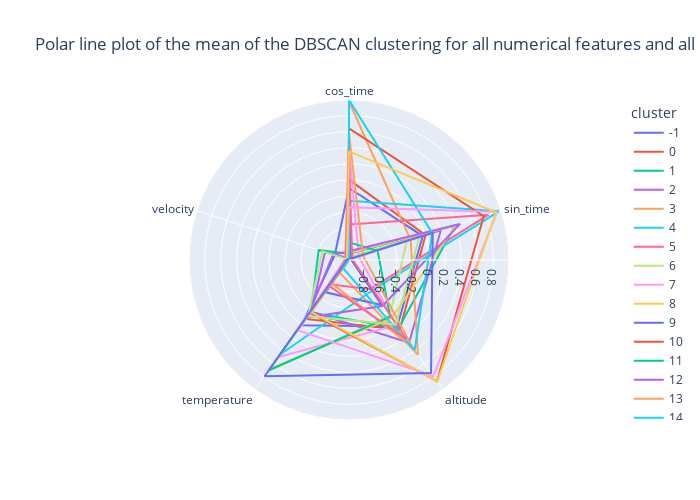
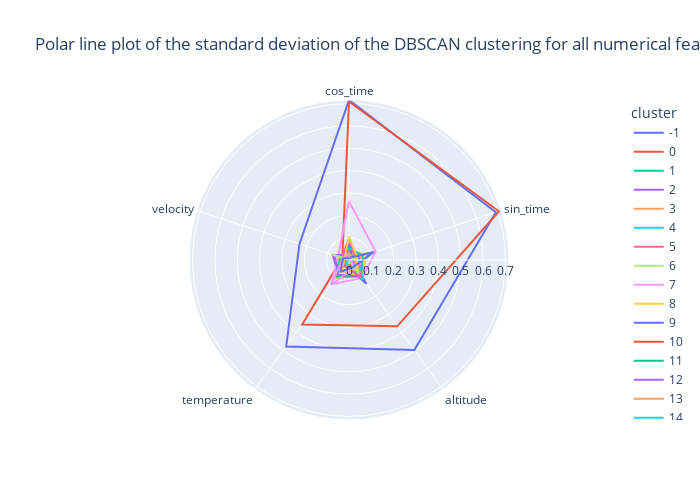

Source (notebook cell) for these figures, in order:
### Code cell
print('Min points: ', minPts)
dbscan(df, 0.20, minPts, True)

### Figure 1 — Plotly figure (JSON) as saved in the notebook; plotly's stock layout.template omitted (floating-point values rounded to 4 significant figures)
{"data": [{"hovertemplate": "cluster=-1<br>value=%{r}<br>variable=%{theta}<extra></extra>", "legendgroup": "-1", "line": {"color": "#636efa", "dash": "solid"}, "marker": {"symbol": "circle"}, "mode": "lines", "name": "-1", "r": [-0.1016, -0.03265, 0.02431, 0.007207, -0.8102, -0.1016], "showlegend": true, "subplot": "polar", "theta": ["cos_time", "sin_time", "altitude", "temperature", "velocity", "cos_time"], "type": "scatterpolar"}, {"hovertemplate": "cluster=0<br>value=%{r}<br>variable=%{theta}<extra></extra>", "legendgroup": "0", "line": {"color": "#EF553B", "dash": "solid"}, "marker": {"symbol": "circle"}, "mode": "lines", "name": "0", "r": [0.002892, 0.004177, 0.07558, -0.08876, -0.9715, 0.002892], "showlegend": true, "subplot": "polar", "theta": ["cos_time", "sin_time", "altitude", "temperature", "velocity", "cos_time"], "type": "scatterpolar"}, {"hovertemplate": "cluster=1<br>value=%{r}<br>variable=%{theta}<extra></extra>", "legendgroup": "1", "line": {"color": "#00cc96", "dash": "solid"}, "marker": {"symbol": "circle"}, "mode": "lines", "name": "1", "r": [-0.9194, 0.3917, 0.053, -0.1913, -0.6007, -0.9194], "showlegend": true, "subplot": "polar", "theta": ["cos_time", "sin_time", "altitude", "temperature", "velocity", "cos_time"], "type": "scatterpolar"}, {"hovertemplate": "cluster=2<br>value=%{r}<br>variable=%{theta}<extra></extra>", "legendgroup": "2", "line": {"color": "#ab63fa", "dash": "solid"}, "marker": {"symbol": "circle"}, "mode": "lines", "name": "2", "r": [-0.9752, 0.2044, 0.2756, -0.2019, -0.6828, -0.9752], "showlegend": true, "subplot": "polar", "theta": ["cos_time", "sin_time", "altitude", "temperature", "velocity", "cos_time"], "type": "scatterpolar"}, {"hovertemplate": "cluster=3<br>value=%{r}<br>variable=%{theta}<extra></extra>", "legendgroup": "3", "line": {"color": "#FFA15A", "dash": "solid"}, "marker": {"symbol": "circle"}, "mode": "lines", "name": "3", "r": [0.9798, -0.1907, 0.4637, -0.8012, -0.9957, 0.9798], "showlegend": true, "subplot": "polar", "theta": ["cos_time", "sin_time", "altitude", "temperature", "velocity", "cos_time"], "type": "scatterpolar"}, {"hovertemplate": "cluster=4<br>value=%{r}<br>variable=%{theta}<extra></extra>", "legendgroup": "4", "line": {"color": "#19d3f3", "dash": "solid"}, "marker": {"symbol": "circle"}, "mode": "lines", "name": "4", "r": [-0.2591, 0.9646, -0.5205, 0.4534, -0.9635, -0.2591], "showlegend": true, "subplot": "polar", "theta": ["cos_time", "sin_time", "altitude", "temperature", "velocity", "cos_time"], "type": "scatterpolar"}, {"hovertemplate": "cluster=5<br>value=%{r}<br>variable=%{theta}<extra></extra>", "legendgroup": "5", "line": {"color": "#FF6692", "dash": "solid"}, "marker": {"symbol": "circle"}, "mode": "lines", "name": "5", "r": [-0.5557, 0.8295, -0.5489, -0.6228, -0.9682, -0.5557], "showlegend": true, "subplot": "polar", "theta": ["cos_time", "sin_time", "altitude", "temperature", "velocity", "cos_time"], "type": "scatterpolar"}, {"hovertemplate": "cluster=6<br>value=%{r}<br>variable=%{theta}<extra></extra>", "legendgroup": "6", "line": {"color": "#B6E880", "dash": "solid"}, "marker": {"symbol": "circle"}, "mode": "lines", "name": "6", "r": [-0.9644, -0.2426, -0.1353, 0.7112, -0.9944, -0.9644], "showlegend": true, "subplot": "polar", "theta": ["cos_time", "sin_time", "altitude", "temperature", "velocity", "cos_time"], "type": "scatterpolar"}, {"hovertemplate": "cluster=7<br>value=%{r}<br>variable=%{theta}<extra></extra>", "legendgroup": "7", "line": {"color": "#FF97FF", "dash": "solid"}, "marker": {"symbol": "circle"}, "mode": "lines", "name": "7", "r": [0.402, -0.8694, 0.005681, 0.4964, -0.9532, 0.402], "showlegend": true, "subplot": "polar", "theta": ["cos_time", "sin_time", "altitude", "temperature", "velocity", "cos_time"], "type": "scatterpolar"}, {"hovertemplate": "cluster=8<br>value=%{r}<br>variable=%{theta}<extra></extra>", "legendgroup": "8", "line": {"color": "#FECB52", "dash": "solid"}, "marker": {"symbol": "circle"}, "mode": "lines", "name": "8", "r": [-0.9108, 0.404, -0.1007, 0.6762, -0.9676, -0.9108], "showlegend": true, "subplot": "polar", "theta": ["cos_time", "sin_time", "altitude", "temperature", "velocity", "cos_time"], "type": "scatterpolar"}, {"hovertemplate": "cluster=9<br>value=%{r}<br>variable=%{theta}<extra></extra>", "legendgroup": "9", "line": {"color": "#636efa", "dash": "solid"}, "marker": {"symbol": "circle"}, "mode": "lines", "name": "9", "r": [-0.2226, -0.9722, -0.3064, -0.5002, -0.9851, -0.2226], "showlegend": true, "subplot": "polar", "theta": ["cos_time", "sin_time", "altitude", "temperature", "velocity", "cos_time"], "type": "scatterpolar"}, {"hovertemplate": "cluster=10<br>value=%{r}<br>variable=%{theta}<extra></extra>", "legendgroup": "10", "line": {"color": "#EF553B", "dash": "solid"}, "marker": {"symbol": "circle"}, "mode": "lines", "name": "10", "r": [0.6412, 0.7664, 0.8679, -0.1807, -0.9815, 0.6412], "showlegend": true, "subplot": "polar", "theta": ["cos_time", "sin_time", "altitude", "temperature", "velocity", "cos_time"], "type": "scatterpolar"}, {"hovertemplate": "cluster=11<br>value=%{r}<br>variable=%{theta}<extra></extra>", "legendgroup": "11", "line": {"color": "#00cc96", "dash": "solid"}, "marker": {"symbol": "circle"}, "mode": "lines", "name": "11", "r": [-0.7781, -0.6231, -0.127, 0.6996, -0.9762, -0.7781], "showlegend": true, "subplot": "polar", "theta": ["cos_time", "sin_time", "altitude", "temperature", "velocity", "cos_time"], "type": "scatterpolar"}, {"hovertemplate": "cluster=12<br>value=%{r}<br>variable=%{theta}<extra></extra>", "legendgroup": "12", "line": {"color": "#ab63fa", "dash": "solid"}, "marker": {"symbol": "circle"}, "mode": "lines", "name": "12", "r": [-0.8882, 0.4567, -0.2892, -0.1129, -0.7883, -0.8882], "showlegend": true, "subplot": "polar", "theta": ["cos_time", "sin_time", "altitude", "temperature", "velocity", "cos_time"], "type": "scatterpolar"}, {"hovertemplate": "cluster=13<br>value=%{r}<br>variable=%{theta}<extra></extra>", "legendgroup": "13", "line": {"color": "#FFA15A", "dash": "solid"}, "marker": {"symbol": "circle"}, "mode": "lines", "name": "13", "r": [0.5785, -0.8149, 0.3532, -0.6377, -0.9502, 0.5785], "showlegend": true, "subplot": "polar", "theta": ["cos_time", "sin_time", "altitude", "temperature", "velocity", "cos_time"], "type": "scatterpolar"}, {"hovertemplate": "cluster=14<br>value=%{r}<br>variable=%{theta}<extra></extra>", "legendgroup": "14", "line": {"color": "#19d3f3", "dash": "solid"}, "marker": {"symbol": "circle"}, "mode": "lines", "name": "14", "r": [0.9951, 0.09238, 0.3928, -0.8737, -0.9981, 0.9951], "showlegend": true, "subplot": "polar", "theta": ["cos_time", "sin_time", "altitude", "temperature", "velocity", "cos_time"], "type": "scatterpolar"}, {"hovertemplate": "cluster=15<br>value=%{r}<br>variable=%{theta}<extra></extra>", "legendgroup": "15", "line": {"color": "#FF6692", "dash": "solid"}, "marker": {"symbol": "circle"}, "mode": "lines", "name": "15", "r": [0.2792, -0.9552, 0.2222, -0.5921, -0.955, 0.2792], "showlegend": true, "subplot": "polar", "theta": ["cos_time", "sin_time", "altitude", "temperature", "velocity", "cos_time"], "type": "scatterpolar"}, {"hovertemplate": "cluster=16<br>value=%{r}<br>variable=%{theta}<extra></extra>", "legendgroup": "16", "line": {"color": "#B6E880", "dash": "solid"}, "marker": {"symbol": "circle"}, "mode": "lines", "name": "16", "r": [-0.9965, -0.07809, -0.006604, -0.1304, -0.649, -0.9965], "showlegend": true, "subplot": "polar", "theta": ["cos_time", "sin_time", "altitude", "temperature", "velocity", "cos_time"], "type": "scatterpolar"}, {"hovertemplate": "cluster=17<br>value=%{r}<br>variable=%{theta}<extra></extra>", "legendgroup": "17", "line": {"color": "#FF97FF", "dash": "solid"}, "marker": {"symbol": "circle"}, "mode": "lines", "name": "17", "r": [-0.3411, 0.9398, 0.7916, 0.08509, -0.9712, -0.3411], "showlegend": true, "subplot": "polar", "theta": ["cos_time", "sin_time", "altitude", "temperature", "velocity", "cos_time"], "type": "scatterpolar"}, {"hovertemplate": "cluster=18<br>value=%{r}<br>variable=%{theta}<extra></extra>", "legendgroup": "18", "line": {"color": "#FECB52", "dash": "solid"}, "marker": {"symbol": "circle"}, "mode": "lines", "name": "18", "r": [0.3557, 0.9285, 0.8723, -0.1957, -0.9715, 0.3557], "showlegend": true, "subplot": "polar", "theta": ["cos_time", "sin_time", "altitude", "temperature", "velocity", "cos_time"], "type": "scatterpolar"}, {"hovertemplate": "cluster=19<br>value=%{r}<br>variable=%{theta}<extra></extra>", "legendgroup": "19", "line": {"color": "#636efa", "dash": "solid"}, "marker": {"symbol": "circle"}, "mode": "lines", "name": "19", "r": [-0.989, 0.09817, 0.7406, 0.7913, -0.9731, -0.989], "showlegend": true, "subplot": "polar", "theta": ["cos_time", "sin_time", "altitude", "temperature", "velocity", "cos_time"], "type": "scatterpolar"}], "layout": {"height": 500, "legend": {"title": {"text": "cluster"}, "tracegroupgap": 0}, "polar": {"angularaxis": {"direction": "clockwise", "rotation": 90}, "domain": {"x": [0, 1], "y": [0, 1]}}, "title": {"text": "Polar line plot of the mean of the DBSCAN clustering for all numerical features and all data"}, "width": 700}}

### Figure 2 — Plotly figure (JSON) as saved in the notebook; plotly's stock layout.template omitted (floating-point values rounded to 4 significant figures)
{"data": [{"hovertemplate": "cluster=-1<br>value=%{r}<br>variable=%{theta}<extra></extra>", "legendgroup": "-1", "line": {"color": "#636efa", "dash": "solid"}, "marker": {"symbol": "circle"}, "mode": "lines", "name": "-1", "r": [0.7159, 0.6907, 0.4974, 0.478, 0.233, 0.7159], "showlegend": true, "subplot": "polar", "theta": ["cos_time", "sin_time", "altitude", "temperature", "velocity", "cos_time"], "type": "scatterpolar"}, {"hovertemplate": "cluster=0<br>value=%{r}<br>variable=%{theta}<extra></extra>", "legendgroup": "0", "line": {"color": "#EF553B", "dash": "solid"}, "marker": {"symbol": "circle"}, "mode": "lines", "name": "0", "r": [0.709, 0.7052, 0.3667, 0.3562, 0.03143, 0.709], "showlegend": true, "subplot": "polar", "theta": ["cos_time", "sin_time", "altitude", "temperature", "velocity", "cos_time"], "type": "scatterpolar"}, {"hovertemplate": "cluster=1<br>value=%{r}<br>variable=%{theta}<extra></extra>", "legendgroup": "1", "line": {"color": "#00cc96", "dash": "solid"}, "marker": {"symbol": "circle"}, "mode": "lines", "name": "1", "r": [0.01493, 0.03443, 0.06346, 0.0251, 0.04806, 0.01493], "showlegend": true, "subplot": "polar", "theta": ["cos_time", "sin_time", "altitude", "temperature", "velocity", "cos_time"], "type": "scatterpolar"}, {"hovertemplate": "cluster=2<br>value=%{r}<br>variable=%{theta}<extra></extra>", "legendgroup": "2", "line": {"color": "#ab63fa", "dash": "solid"}, "marker": {"symbol": "circle"}, "mode": "lines", "name": "2", "r": [0.01934, 0.0842, 0.09119, 0.08168, 0.07637, 0.01934], "showlegend": true, "subplot": "polar", "theta": ["cos_time", "sin_time", "altitude", "temperature", "velocity", "cos_time"], "type": "scatterpolar"}, {"hovertemplate": "cluster=3<br>value=%{r}<br>variable=%{theta}<extra></extra>", "legendgroup": "3", "line": {"color": "#FFA15A", "dash": "solid"}, "marker": {"symbol": "circle"}, "mode": "lines", "name": "3", "r": [0.01325, 0.06095, 0.02634, 0, 0.008929, 0.01325], "showlegend": true, "subplot": "polar", "theta": ["cos_time", "sin_time", "altitude", "temperature", "velocity", "cos_time"], "type": "scatterpolar"}, {"hovertemplate": "cluster=4<br>value=%{r}<br>variable=%{theta}<extra></extra>", "legendgroup": "4", "line": {"color": "#19d3f3", "dash": "solid"}, "marker": {"symbol": "circle"}, "mode": "lines", "name": "4", "r": [0.04983, 0.01264, 0.05298, 0, 0.04157, 0.04983], "showlegend": true, "subplot": "polar", "theta": ["cos_time", "sin_time", "altitude", "temperature", "velocity", "cos_time"], "type": "scatterpolar"}, {"hovertemplate": "cluster=5<br>value=%{r}<br>variable=%{theta}<extra></extra>", "legendgroup": "5", "line": {"color": "#FF6692", "dash": "solid"}, "marker": {"symbol": "circle"}, "mode": "lines", "name": "5", "r": [0.04787, 0.03199, 0.09898, 0.02622, 0.02302, 0.04787], "showlegend": true, "subplot": "polar", "theta": ["cos_time", "sin_time", "altitude", "temperature", "velocity", "cos_time"], "type": "scatterpolar"}, {"hovertemplate": "cluster=6<br>value=%{r}<br>variable=%{theta}<extra></extra>", "legendgroup": "6", "line": {"color": "#B6E880", "dash": "solid"}, "marker": {"symbol": "circle"}, "mode": "lines", "name": "6", "r": [0.02473, 0.1067, 0.06696, 0.1079, 0.004881, 0.02473], "showlegend": true, "subplot": "polar", "theta": ["cos_time", "sin_time", "altitude", "temperature", "velocity", "cos_time"], "type": "scatterpolar"}, {"hovertemplate": "cluster=7<br>value=%{r}<br>variable=%{theta}<extra></extra>", "legendgroup": "7", "line": {"color": "#FF97FF", "dash": "solid"}, "marker": {"symbol": "circle"}, "mode": "lines", "name": "7", "r": [0.2623, 0.125, 0.1006, 0.1338, 0.05177, 0.2623], "showlegend": true, "subplot": "polar", "theta": ["cos_time", "sin_time", "altitude", "temperature", "velocity", "cos_time"], "type": "scatterpolar"}, {"hovertemplate": "cluster=8<br>value=%{r}<br>variable=%{theta}<extra></extra>", "legendgroup": "8", "line": {"color": "#FECB52", "dash": "solid"}, "marker": {"symbol": "circle"}, "mode": "lines", "name": "8", "r": [0.03378, 0.08039, 0.09949, 0.06165, 0.05339, 0.03378], "showlegend": true, "subplot": "polar", "theta": ["cos_time", "sin_time", "altitude", "temperature", "velocity", "cos_time"], "type": "scatterpolar"}, {"hovertemplate": "cluster=9<br>value=%{r}<br>variable=%{theta}<extra></extra>", "legendgroup": "9", "line": {"color": "#636efa", "dash": "solid"}, "marker": {"symbol": "circle"}, "mode": "lines", "name": "9", "r": [0.07345, 0.01724, 0.1321, 0.02581, 0.01716, 0.07345], "showlegend": true, "subplot": "polar", "theta": ["cos_time", "sin_time", "altitude", "temperature", "velocity", "cos_time"], "type": "scatterpolar"}, {"hovertemplate": "cluster=10<br>value=%{r}<br>variable=%{theta}<extra></extra>", "legendgroup": "10", "line": {"color": "#EF553B", "dash": "solid"}, "marker": {"symbol": "circle"}, "mode": "lines", "name": "10", "r": [0.03098, 0.02576, 0.02509, 0.03732, 0.02121, 0.03098], "showlegend": true, "subplot": "polar", "theta": ["cos_time", "sin_time", "altitude", "temperature", "velocity", "cos_time"], "type": "scatterpolar"}, {"hovertemplate": "cluster=11<br>value=%{r}<br>variable=%{theta}<extra></extra>", "legendgroup": "11", "line": {"color": "#00cc96", "dash": "solid"}, "marker": {"symbol": "circle"}, "mode": "lines", "name": "11", "r": [0.05189, 0.06507, 0.09099, 0.09205, 0.0419, 0.05189], "showlegend": true, "subplot": "polar", "theta": ["cos_time", "sin_time", "altitude", "temperature", "velocity", "cos_time"], "type": "scatterpolar"}, {"hovertemplate": "cluster=12<br>value=%{r}<br>variable=%{theta}<extra></extra>", "legendgroup": "12", "line": {"color": "#ab63fa", "dash": "solid"}, "marker": {"symbol": "circle"}, "mode": "lines", "name": "12", "r": [0.02343, 0.04678, 0.08924, 0.08235, 0.06866, 0.02343], "showlegend": true, "subplot": "polar", "theta": ["cos_time", "sin_time", "altitude", "temperature", "velocity", "cos_time"], "type": "scatterpolar"}, {"hovertemplate": "cluster=13<br>value=%{r}<br>variable=%{theta}<extra></extra>", "legendgroup": "13", "line": {"color": "#FFA15A", "dash": "solid"}, "marker": {"symbol": "circle"}, "mode": "lines", "name": "13", "r": [0.03119, 0.02176, 0.1079, 0.02216, 0.03614, 0.03119], "showlegend": true, "subplot": "polar", "theta": ["cos_time", "sin_time", "altitude", "temperature", "velocity", "cos_time"], "type": "scatterpolar"}, {"hovertemplate": "cluster=14<br>value=%{r}<br>variable=%{theta}<extra></extra>", "legendgroup": "14", "line": {"color": "#19d3f3", "dash": "solid"}, "marker": {"symbol": "circle"}, "mode": "lines", "name": "14", "r": [0.003112, 0.03705, 0.1076, 0.02141, 0.001179, 0.003112], "showlegend": true, "subplot": "polar", "theta": ["cos_time", "sin_time", "altitude", "temperature", "velocity", "cos_time"], "type": "scatterpolar"}, {"hovertemplate": "cluster=15<br>value=%{r}<br>variable=%{theta}<extra></extra>", "legendgroup": "15", "line": {"color": "#FF6692", "dash": "solid"}, "marker": {"symbol": "circle"}, "mode": "lines", "name": "15", "r": [0.09712, 0.02939, 0.09749, 0.03375, 0.03425, 0.09712], "showlegend": true, "subplot": "polar", "theta": ["cos_time", "sin_time", "altitude", "temperature", "velocity", "cos_time"], "type": "scatterpolar"}, {"hovertemplate": "cluster=16<br>value=%{r}<br>variable=%{theta}<extra></extra>", "legendgroup": "16", "line": {"color": "#B6E880", "dash": "solid"}, "marker": {"symbol": "circle"}, "mode": "lines", "name": "16", "r": [0.002612, 0.0328, 0.07324, 0, 0.0793, 0.002612], "showlegend": true, "subplot": "polar", "theta": ["cos_time", "sin_time", "altitude", "temperature", "velocity", "cos_time"], "type": "scatterpolar"}, {"hovertemplate": "cluster=17<br>value=%{r}<br>variable=%{theta}<extra></extra>", "legendgroup": "17", "line": {"color": "#FF97FF", "dash": "solid"}, "marker": {"symbol": "circle"}, "mode": "lines", "name": "17", "r": [0.02264, 0.008026, 0.04424, 0.1354, 0.02932, 0.02264], "showlegend": true, "subplot": "polar", "theta": ["cos_time", "sin_time", "altitude", "temperature", "velocity", "cos_time"], "type": "scatterpolar"}, {"hovertemplate": "cluster=18<br>value=%{r}<br>variable=%{theta}<extra></extra>", "legendgroup": "18", "line": {"color": "#FECB52", "dash": "solid"}, "marker": {"symbol": "circle"}, "mode": "lines", "name": "18", "r": [0.1058, 0.03814, 0.05217, 0.05472, 0.02069, 0.1058], "showlegend": true, "subplot": "polar", "theta": ["cos_time", "sin_time", "altitude", "temperature", "velocity", "cos_time"], "type": "scatterpolar"}, {"hovertemplate": "cluster=19<br>value=%{r}<br>variable=%{theta}<extra></extra>", "legendgroup": "19", "line": {"color": "#636efa", "dash": "solid"}, "marker": {"symbol": "circle"}, "mode": "lines", "name": "19", "r": [0.009461, 0.1163, 0.0366, 0.06633, 0.02747, 0.009461], "showlegend": true, "subplot": "polar", "theta": ["cos_time", "sin_time", "altitude", "temperature", "velocity", "cos_time"], "type": "scatterpolar"}], "layout": {"height": 500, "legend": {"title": {"text": "cluster"}, "tracegroupgap": 0}, "polar": {"angularaxis": {"direction": "clockwise", "rotation": 90}, "domain": {"x": [0, 1], "y": [0, 1]}}, "title": {"text": "Polar line plot of the standard deviation of the DBSCAN clustering for all numerical features and all data"}, "width": 700}}
